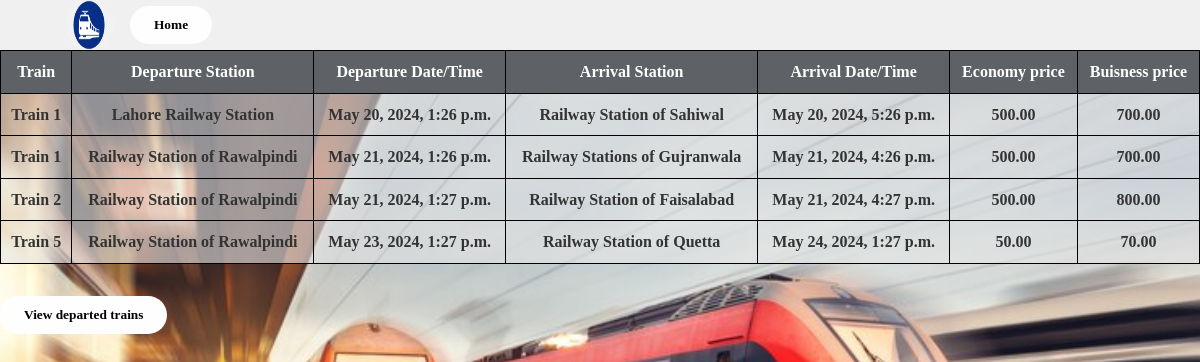
/vtrain-details/, run on the app's committed database.
### Schedules/models.py (models this page shows, shortened)
class TrainSchedule(models.Model):
    DEPARTURE_STATUS_CHOICES = (
        ('No', 'NotDeparted'),
        ('Yes', 'Departed'),
        ('Cancelled', 'Cancelled'),
        ('Delayed', 'Delayed'),
    )
    train = models.ForeignKey(Train, on_delete=models.CASCADE)
    DepartureStation = models.ForeignKey(Station, related_name='departure_schedules', on_delete=models.CASCADE, default=None)
    ArrivalStation = models.ForeignKey(Station, related_name='arrival_schedule', on_delete=models.CASCADE, default=None)
    departure_time = models.DateTimeField()
    arrival_time = models.DateTimeField()
    departure_status = models.CharField(max_length=10, choices=DEPARTURE_STATUS_CHOICES, default='No')
    date = models.DateField(default=date.today)
    def calculate_price(self, class_type):
        if class_type == "economy":
            base_price = self.train.economyClassPrice
        elif class_type == "business":
            base_price = self.train.businessClassPrice
        else:
            raise ValueError("Invalid class type")
        return base_price

### Trains/models.py (models this page shows, shortened)
class Train(models.Model):
    name = models.CharField(max_length=100)
    economy_capacity = models.IntegerField(default=0)  # Capacity for economy class
    business_capacity = models.IntegerField(default=0)  # Capacity for business class
    economyClassPrice = models.DecimalField(max_digits=10, decimal_places=2)
    businessClassPrice = models.DecimalField(max_digits=10, decimal_places=2)

### Stations/models.py (models this page shows, shortened)
class Station(models.Model):
    name = models.CharField(max_length=100)
    location = models.CharField(max_length=100)
    distance = models.DecimalField(max_digits=10, decimal_places=2, default=1)  # Distance from a reference point

### Schedules/views.py (the view)
# urls.py: path('vtrain-details/', vtrainDetails, name='vTrainDetails')
def vtrainDetails(request):
    current_time = timezone.now()
    available_trains = Train.objects.all()
    available_stations = Station.objects.all()
    train_schedules = TrainSchedule.objects.filter(departure_time__gte=current_time)
    departure_station = request.GET.get('departure')
    arrival_station = request.GET.get('arrival')
    if departure_station and arrival_station:
        train_schedules = train_schedules.filter(
            DepartureStation__name__icontains=departure_station,
            ArrivalStation__name__icontains=arrival_station
        )
    for schedule in train_schedules:
        schedule.economy_price = schedule.calculate_price("economy")
        schedule.business_price = schedule.calculate_price("business")
    return render(request, 'vschedules.html',
    {
        'train_schedules': train_schedules,
    })

### Schedules/templates/vschedules.html (shortened to what this page needs)
<!DOCTYPE html>
<html lang="en">
<head>
    <link rel="stylesheet" href="/static/schedules.css">
</head>
<body>
    <header>
        <header>
            <div class="user-info">
                <img src="/static/imgtest.png" alt="User Avatar">
            </div>
            <div class="action-buttons">
                <a href="{% url 'Core:home' %}"><button>Home</button></a>
            </div>
        </header>
    </header>
    <main>
        <table>
            <thead>
                <tr>
                    <th>Train</th>
                    <th>Departure Station</th>
                    <th>Departure Date/Time</th>
                    <th>Arrival Station</th>
                    <th>Arrival Date/Time</th>
                    <th>Economy price</th>
                    <th>Buisness price</th>
                </tr>
            </thead>
            <tbody>
                {% for schedule in train_schedules %}
                    <tr>
                        <td>{{ schedule.train.name }}</td>
                        <td>{{ schedule.DepartureStation.name }}</td>
                        <td>{{ schedule.departure_time }}</td>
                        <td>{{ schedule.ArrivalStation.name }}</td>
                        <td>{{ schedule.arrival_time }}</td>
                        <td>{{ schedule.economy_price }}</td>
                        <td>{{ schedule.business_price }}</td>
                    </tr>
                {% endfor %}
            </tbody>
        </table>
        <a href="{% url 'Schedules:DepartedTrains' %}"><button>View departed trains</button></a>
    </main>
</body>
</html>

### Schedules/static/schedules.css (style rules this page uses)
body { margin: 0; padding: 0; font-family: Arial, sans-serif; background-color: #f2f4f8; color: #333; line-height: 1.6; background-image: url(dashboard.jpg); background-size: cover; background-repeat: no-repeat; background-attachment: fixed; font-family: 'verdana'; font-weight: bold; }
header { position: relative; display: flex; justify-content: space-between; align-items: center; background-color: #f0f0f0; padding: 0 2rem; }
.user-info { display: flex; align-items: center; }
.user-info img { width: 50px; height: 50px; border-radius: 50%; margin-right: 1rem; }
.action-buttons { display: flex; align-items: center; }
.action-buttons a { margin-right: 10px; text-decoration: none; color: #fff; }
table { width: 100%; border-collapse: collapse; margin-bottom: 2rem; }
th, td { border: 1px solid #000; padding: 0.5rem; text-align: center; background-color: rgb(231 231 231 / 60%); }
th { background-color: #5e6165; color: #fff; }
button { padding: 0.7rem 1.5rem; margin-right: 10px; background-color: #fffefe; color: #000; border: none; border-radius: 20px; cursor: pointer; transition: background-color 0.3s; font-family: 'verdana'; font-weight: bold; }

### data on the page
TrainSchedule: train.name "Train 1", DepartureStation.name "Lahore Railway Station", departure_time "May 20, 2024, 1:26 p.m.", ArrivalStation.name "Railway Station of Sahiwal", arrival_time "May 20, 2024, 5:26 p.m.", economy_price "500.00", business_price "700.00"
TrainSchedule: train.name "Train 1", DepartureStation.name "Railway Station of Rawalpindi", departure_time "May 21, 2024, 1:26 p.m.", ArrivalStation.name "Railway Stations of Gujranwala", arrival_time "May 21, 2024, 4:26 p.m.", economy_price "500.00", business_price "700.00"
TrainSchedule: train.name "Train 2", DepartureStation.name "Railway Station of Rawalpindi", departure_time "May 21, 2024, 1:27 p.m.", ArrivalStation.name "Railway Station of Faisalabad", arrival_time "May 21, 2024, 4:27 p.m.", economy_price "500.00", business_price "800.00"
TrainSchedule: train.name "Train 5", DepartureStation.name "Railway Station of Rawalpindi", departure_time "May 23, 2024, 1:27 p.m.", ArrivalStation.name "Railway Station of Quetta", arrival_time "May 24, 2024, 1:27 p.m.", economy_price "50.00", business_price "70.00"
